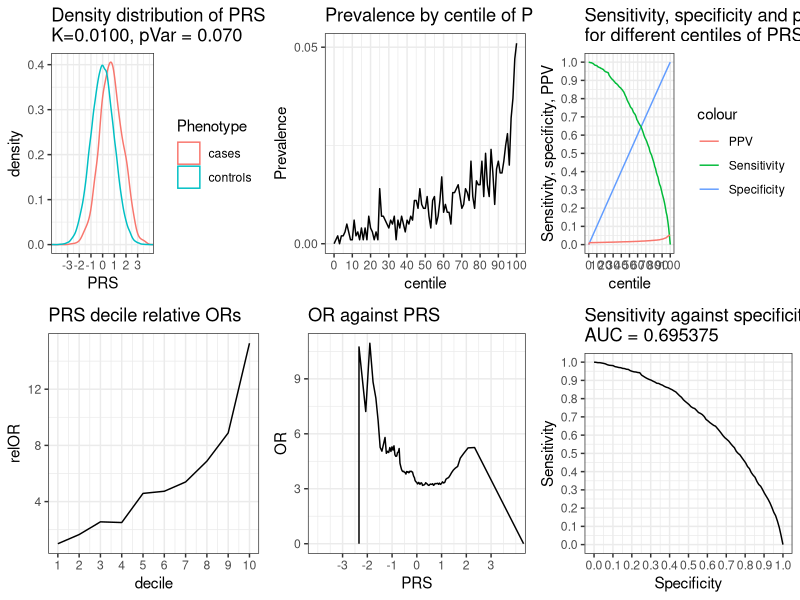
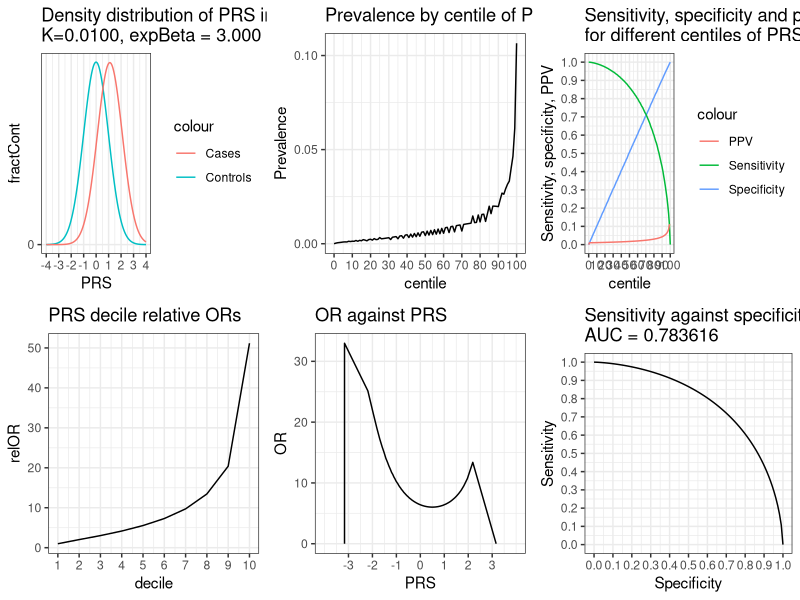

Reproduce these figures in R, in order.
# Model PRS etc contributing to variance in liability threshold model or using relative risk
# Copyright 2019 David Curtis

# Update from code used in this paper:
# https://www.preprints.org/manuscript/201810.0171/v1

# This version models the PRS in two different ways

# The first is for a liability threshold model, as described in the paper
# For this, set nSub sample size, pVar proportion of variance captured by PRS and K, proportion of cases in population

# The second way assumes that the PRS has a linear effect on log of relative risk, close to logistic regression model
# For this, set expBeta which is the increase in relative risk associated with 1 unit increase in PRS
# Throughout, I have pretended that the odds ratio is the same as the risk ratio and refer to OR rather than RR
# I reckon this is good enough for a relatively rare trait and much easier to work with

# I haven't bothered to code this properly
# At the moment it shows the graphs for the first model then shows the graphs for the second model
# If you want to leave the graphs for the first model displayed, comment out the very last line

library(ggplot2)

# Set these variables to the values you want

nSub=100000 # number of subjects to simulate
pVar=0.07 # proportion of variance explained
K=0.01 # prevalence
expBeta=3

# multiplot from Cookbook for R - http://www.cookbook-r.com/Graphs/Multiple_graphs_on_one_page_(ggplot2)/
multiplot <- function(..., plotlist=NULL, file, cols=1, layout=NULL) {
  library(grid)
  
  # Make a list from the ... arguments and plotlist
  plots <- c(list(...), plotlist)
  
  numPlots = length(plots)
  
  # If layout is NULL, then use 'cols' to determine layout
  if (is.null(layout)) {
    # Make the panel
    # ncol: Number of columns of plots
    # nrow: Number of rows needed, calculated from # of cols
    layout <- matrix(seq(1, cols * ceiling(numPlots/cols)),
                     ncol = cols, nrow = ceiling(numPlots/cols))
  }
  
  if (numPlots==1) {
    print(plots[[1]])
    
  } else {
    # Set up the page
    grid.newpage()
    pushViewport(viewport(layout = grid.layout(nrow(layout), ncol(layout))))
    
    # Make each plot, in the correct location
    for (i in 1:numPlots) {
      # Get the i,j matrix positions of the regions that contain this subplot
      matchidx <- as.data.frame(which(layout == i, arr.ind = TRUE))
      
      print(plots[[i]], vp = viewport(layout.pos.row = matchidx$row,
                                      layout.pos.col = matchidx$col))
    }
  }
}

set.seed(1)
lT=qnorm(1-K)
sP=sqrt(pVar)
sR=sqrt(1-pVar)
subs=data.frame(matrix(0, ncol = 8, nrow =nSub))
colnames(subs)=c("rawP","PRS","Residual","Liability","Phenotype","Specificity","Sensitivity","PPV")
subs$rawP=rnorm(nSub,sd=sP)
subs$Residual=rnorm(nSub,sd=sR)
subs$Liability=subs$rawP+subs$Residual
subs$PRS=subs$rawP/sP
subs$Phenotype[subs$Liability<lT]="controls"
subs$Phenotype[subs$Liability>=lT]="cases"
subs=subs[order(subs$PRS),]
l <- vector("list", 6)
t=sprintf("Distribution of liability in cases and controls,\nK = %.4f, liability threshold = %.2f",K,lT)
lFreq=ggplot(subs, aes(x=Liability,color=Phenotype)) + geom_freqpoly(binwidth=0.05) + theme_bw() +
  theme(axis.text.y=element_blank(),axis.ticks.y=element_blank()) +
  ggtitle(t) + scale_x_continuous(breaks = seq(-3,3,by =1)) + coord_cartesian(xlim=c(-4,4))
t=sprintf("Frequency distribution of PRS in cases and controls,\nK=%.4f, pVar = %.3f",K,pVar)
pFreq=ggplot(subs, aes(x=PRS,color=Phenotype)) + geom_freqpoly(binwidth=0.1) + theme_bw() +
  theme(axis.text.y=element_blank(),axis.ticks.y=element_blank()) +
  ggtitle(t) + scale_x_continuous(breaks = seq(-3,3,by =1))  + coord_cartesian(xlim=c(-4,4))
t=sprintf("Density distribution of PRS in cases and controls,\nK=%.4f, pVar = %.3f",K,pVar)
pDist=ggplot(subs, aes(x=PRS,color=Phenotype)) + geom_density() + theme_bw() +
  ggtitle(t) + scale_x_continuous(breaks = seq(-3,3,by =1))  + coord_cartesian(xlim=c(-4,4))
centiles=data.frame(matrix(0, ncol = 10, nrow =101))
colnames(centiles)=c("centile","PRS","controls","cases","Prevalence","Specificity","Sensitivity","PPV","AUC","OR")
centiles$centile=(0:100)
hundredth=nSub/100
totControl=0
totCase=0
for (r in 2:101)
{
  centiles$PRS[r]=subs$PRS[nSub/100*(r-1)]
  part=subs$Phenotype[(hundredth*(centiles$centile[r]-1)+1):(hundredth*(centiles$centile[r]))]
  nControl=length(which(part=="controls"))
  centiles$controls[r]=nControl
  totControl=totControl+nControl
  nCase=length(which(part=="cases"))
  centiles$cases[r]=nCase
  totCase=totCase+nCase
}
centiles$cases[1]=0
centiles$controls[1]=hundredth
centiles$PRS[1]=centiles$PRS[2]
controlsSoFar=0
casesSoFar=0
centiles$Prevalence=centiles$cases/hundredth
totAUC=0
tCase=0.25
tControl=0.25
tOR=3
for (r in 2:101)
{
  controlsSoFar=controlsSoFar+centiles$controls[r]
  casesSoFar=casesSoFar+centiles$cases[r]
  centiles$Specificity[r]=controlsSoFar/totControl
  centiles$Sensitivity[r]=1-casesSoFar/totCase
  if ((1-centiles$Sensitivity[r])>tCase) {
    m=sprintf("Quartile for cases finishes at %d th centile",r)
    print(m)
    tCase=tCase+0.25
  }
  if (centiles$Specificity[r]>tControl) {
    m=sprintf("Quartile for controls finishes at %d th centile",r)
    print(m)
    tControl=tControl+0.25
  }

    AUC=(centiles$Sensitivity[r-1]+centiles$Sensitivity[r])*0.5*(centiles$Specificity[r]-centiles$Specificity[r-1])
    centiles$AUC[r]=AUC
    totAUC=totAUC+AUC
    centiles$PPV[r]=(totCase-casesSoFar)/((totCase-casesSoFar)+(totControl-controlsSoFar))
    if (r<101) {
      centiles$OR[r]=(totCase-casesSoFar)/(totControl-controlsSoFar)/(casesSoFar/controlsSoFar)
      if (centiles$OR[r]>tOR && r>50) {
        m=sprintf("OR reaches %d at %d th centile",tOR,r)
        print(m)
        tOR=tOR+1
      }
  }
}
centiles$AUC[1]=0
centiles$Specificity[1]=0
centiles$Sensitivity[1]=1
centiles$PPV[101]=centiles$PPV[100]

deciles=data.frame(matrix(0, ncol = 5, nrow =10))
colnames(deciles)=c("decile","PRS","controls","cases","relOR")
deciles$decile=(1:10)
for (r in 1:10)
{
  deciles$PRS[r]=centiles$PRS[(r-1)*10+6]
  deciles$controls[r]=0
  deciles$cases[r]=0
  for (rr in 1:10)
  {
    deciles$controls[r]=deciles$controls[r]+centiles$controls[(r-1)*10+1+rr]
    deciles$cases[r]=deciles$cases[r]+centiles$cases[(r-1)*10+1+rr]
  }
  if (r==1) {
    baseOdds=deciles$cases[r]/deciles$controls[r]
  }
  deciles$relOR[r]=(deciles$cases[r]/deciles$controls[r])/baseOdds
}

t=sprintf("PRS decile relative ORs")
decOR=ggplot(deciles,aes(decile,relOR)) + geom_line() + theme_bw() +
  scale_x_continuous(breaks = seq(1,10,by=1)) + 
  ggtitle(t)
t=sprintf("OR against PRS")
OR=ggplot(centiles,aes(PRS,OR)) + geom_line() + theme_bw() +
  scale_x_continuous(breaks = seq(-3,3,by=1))  + 
  coord_cartesian(xlim=c(-4,4)) +
  ggtitle(t)
t=sprintf("Prevalence by centile of PRS")
Prevalence=ggplot(centiles,aes(centile,Prevalence)) + geom_line() + theme_bw() +
  scale_x_continuous(breaks = seq(0,100,by =10)) + 
  scale_y_continuous(breaks = seq(0,1,by =0.05)) +
  ggtitle(t)
t=sprintf("Sensitivity, specificity and positive predictive value\nfor different values of PRS")
SpecSens=ggplot(centiles,aes(PRS)) + 
  geom_line(aes(y=Specificity,colour="Specificity")) + 
  geom_line(aes(y=Sensitivity,colour="Sensitivity")) + 
  geom_line(aes(y=PPV,colour="PPV")) + 
  ggtitle(t) + 
  scale_x_continuous(breaks = seq(-3,3,by =1))  + 
  coord_cartesian(xlim=c(-4,4)) +
  scale_y_continuous(breaks = seq(0,1,by =0.1)) +
  ylab("Sensitivity, specificity, PPV") +
  theme_bw()
t=sprintf("Sensitivity, specificity and positive predictive value\nfor different centiles of PRS")
SpecSensCent=ggplot(centiles,aes(centile)) + 
  geom_line(aes(y=Specificity,colour="Specificity")) + 
  geom_line(aes(y=Sensitivity,colour="Sensitivity")) + 
  geom_line(aes(y=PPV,colour="PPV")) + 
  ggtitle(t) + scale_x_continuous(breaks = seq(-3,3,by =1))  + 
  scale_x_continuous(breaks = seq(0,100,by =10)) + 
  scale_y_continuous(breaks = seq(0,1,by =0.1)) +
  ylab("Sensitivity, specificity, PPV") +
  theme_bw()
t=sprintf("Sensitivity against specificity,\nAUC = %f",totAUC)
ROC=ggplot(centiles,aes(Specificity,Sensitivity)) + geom_line() + theme_bw() +
  scale_x_continuous(breaks = seq(0,1,by =0.1)) + 
  scale_y_continuous(breaks = seq(0,1,by =0.1)) +
  ggtitle(t)
# l[[1]]=lFreq
# l[[1]]=pFreq
l[[1]]=pDist
l[[2]]=decOR
l[[3]]=Prevalence
l[[4]]=OR
l[[5]]=SpecSensCent
l[[6]]=ROC
multiplot(plotlist=l,cols=3)

beta=log(expBeta)
risks=data.frame(matrix(0, ncol = 9, nrow =801))
colnames(risks)=c("PRS","Density","caseProportion","Risk","fractCont","fractCase","Specificity","Sensitivity","PPV")
risks$PRS=(-400:400)/100
risks$Density=dnorm(risks$PRS)
risks$caseProportion=exp(risks$PRS*beta)*risks$Density*0.01
expAlpha=K/sum(risks$caseProportion)
risks$Risk=exp(risks$PRS*beta)*expAlpha
risks$fractCont=risks$Density*0.01*(1-risks$Risk)/(1-K)
risks$fractCase=risks$Density*0.01*risks$Risk/K
t=sprintf("Density distribution of PRS in cases and controls,\nK=%.4f, expBeta = %.3f",K,expBeta)
pDistRisk=ggplot(risks, aes(PRS)) +
  geom_line(aes(y=fractCont,colour="Controls")) + 
  geom_line(aes(y=fractCase,colour="Cases")) + 
  ggtitle(t) + 
  scale_x_continuous(breaks = seq(-4,4,by =1))  + 
  coord_cartesian(xlim=c(-4,4)) +
  scale_y_continuous(breaks = seq(0,1,by =0.1)) +
  theme_bw()

totControl=nSub*(1-K)
totCase=nSub*K
totPercent=0
lastr=1
nControl=0
nCase=0
thisPercent=0
rr=2
for (r in 2:801)
{
  nControl=nControl+risks$fractCont[r]*(1-K)*nSub
  nCase=nCase+risks$fractCase[r]*K*nSub
  thisPercent=thisPercent+risks$Density[r]*0.01
  if (thisPercent>=0.01 || r==801) {
   centiles$controls[rr]=nControl
   centiles$cases[rr]=nCase
   centiles$PRS[rr]=(risks$PRS[lastr]+risks$PRS[r])/2
   lastr=r
   rr=rr+1
   totPercent=totPercent+0.01
   thisPercent=thisPercent-0.01
   nControl=0
   nCase=0
  }
}

centiles$cases[1]=0
centiles$controls[1]=hundredth
centiles$PRS[1]=centiles$PRS[2]
controlsSoFar=0
casesSoFar=0
centiles$Prevalence=centiles$cases/hundredth
totAUC=0
tCase=0.25
tControl=0.25
tOR=3
for (r in 2:101)
{
  controlsSoFar=controlsSoFar+centiles$controls[r]
  casesSoFar=casesSoFar+centiles$cases[r]
  centiles$Specificity[r]=controlsSoFar/totControl
  centiles$Sensitivity[r]=1-casesSoFar/totCase
  if ((1-centiles$Sensitivity[r])>tCase) {
    m=sprintf("Quartile for cases finishes at %d th centile",r)
    print(m)
    tCase=tCase+0.25
  }
  if (centiles$Specificity[r]>tControl) {
    m=sprintf("Quartile for controls finishes at %d th centile",r)
    print(m)
    tControl=tControl+0.25
  }

    AUC=(centiles$Sensitivity[r-1]+centiles$Sensitivity[r])*0.5*(centiles$Specificity[r]-centiles$Specificity[r-1])
    centiles$AUC[r]=AUC
    totAUC=totAUC+AUC
    centiles$PPV[r]=(totCase-casesSoFar)/((totCase-casesSoFar)+(totControl-controlsSoFar))
    if (r<101) {
      centiles$OR[r]=(totCase-casesSoFar)/(totControl-controlsSoFar)/(casesSoFar/controlsSoFar)
      if (centiles$OR[r]>tOR && r>50) {
        m=sprintf("OR reaches %d at %d th centile",tOR,r)
        print(m)
        tOR=tOR+1
      }
  }
}
centiles$AUC[1]=0
centiles$Specificity[1]=0
centiles$Sensitivity[1]=1
centiles$PPV[101]=centiles$PPV[100]

deciles=data.frame(matrix(0, ncol = 5, nrow =10))
colnames(deciles)=c("decile","PRS","controls","cases","relOR")
deciles$decile=(1:10)
for (r in 1:10)
{
  deciles$PRS[r]=centiles$PRS[(r-1)*10+6]
  deciles$controls[r]=0
  deciles$cases[r]=0
  for (rr in 1:10)
  {
    deciles$controls[r]=deciles$controls[r]+centiles$controls[(r-1)*10+1+rr]
    deciles$cases[r]=deciles$cases[r]+centiles$cases[(r-1)*10+1+rr]
  }
  if (r==1) {
    baseOdds=deciles$cases[r]/deciles$controls[r]
  }
  deciles$relOR[r]=(deciles$cases[r]/deciles$controls[r])/baseOdds
}

t=sprintf("PRS decile relative ORs")
decORRisk=ggplot(deciles,aes(decile,relOR)) + geom_line() + theme_bw() +
  scale_x_continuous(breaks = seq(1,10,by=1)) + 
  ggtitle(t)
t=sprintf("OR against PRS")
ORRisk=ggplot(centiles,aes(PRS,OR)) + geom_line() + theme_bw() +
  scale_x_continuous(breaks = seq(-3,3,by=1))  + 
  coord_cartesian(xlim=c(-4,4)) +
  ggtitle(t)
t=sprintf("Prevalence by centile of PRS")
PrevalenceRisk=ggplot(centiles,aes(centile,Prevalence)) + geom_line() + theme_bw() +
  scale_x_continuous(breaks = seq(0,100,by =10)) + 
  scale_y_continuous(breaks = seq(0,1,by =0.05)) +
  ggtitle(t)
t=sprintf("Sensitivity, specificity and positive predictive value\nfor different values of PRS")
SpecSensRisk=ggplot(centiles,aes(PRS)) + 
  geom_line(aes(y=Specificity,colour="Specificity")) + 
  geom_line(aes(y=Sensitivity,colour="Sensitivity")) + 
  geom_line(aes(y=PPV,colour="PPV")) + 
  ggtitle(t) + 
  scale_x_continuous(breaks = seq(-3,3,by =1))  + 
  coord_cartesian(xlim=c(-4,4)) +
  scale_y_continuous(breaks = seq(0,1,by =0.1)) +
  ylab("Sensitivity, specificity, PPV") +
  theme_bw()
t=sprintf("Sensitivity, specificity and positive predictive value\nfor different centiles of PRS")
SpecSensCentRisk=ggplot(centiles,aes(centile)) + 
  geom_line(aes(y=Specificity,colour="Specificity")) + 
  geom_line(aes(y=Sensitivity,colour="Sensitivity")) + 
  geom_line(aes(y=PPV,colour="PPV")) + 
  ggtitle(t) + scale_x_continuous(breaks = seq(-3,3,by =1))  + 
  scale_x_continuous(breaks = seq(0,100,by =10)) + 
  scale_y_continuous(breaks = seq(0,1,by =0.1)) +
  ylab("Sensitivity, specificity, PPV") +
  theme_bw()
t=sprintf("Sensitivity against specificity,\nAUC = %f",totAUC)
ROCRisk=ggplot(centiles,aes(Specificity,Sensitivity)) + geom_line() + theme_bw() +
  scale_x_continuous(breaks = seq(0,1,by =0.1)) + 
  scale_y_continuous(breaks = seq(0,1,by =0.1)) +
  ggtitle(t)
r <- vector("list", 6)
r[[1]]=pDistRisk
r[[2]]=decORRisk
r[[3]]=PrevalenceRisk
r[[4]]=ORRisk
r[[5]]=SpecSensCentRisk
r[[6]]=ROCRisk
multiplot(plotlist=r,cols=3)
